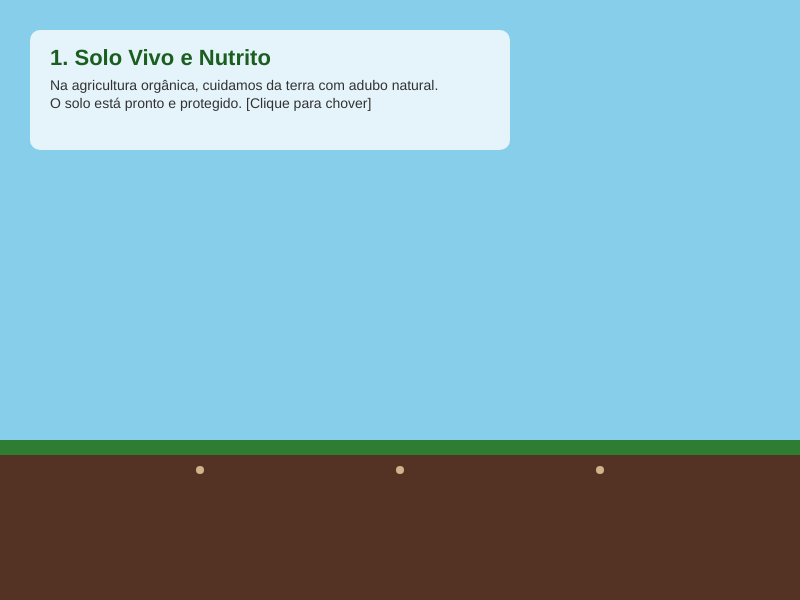
Frame 1 (no input)
Frame 60 (no input): identical to frame 1, image omitted
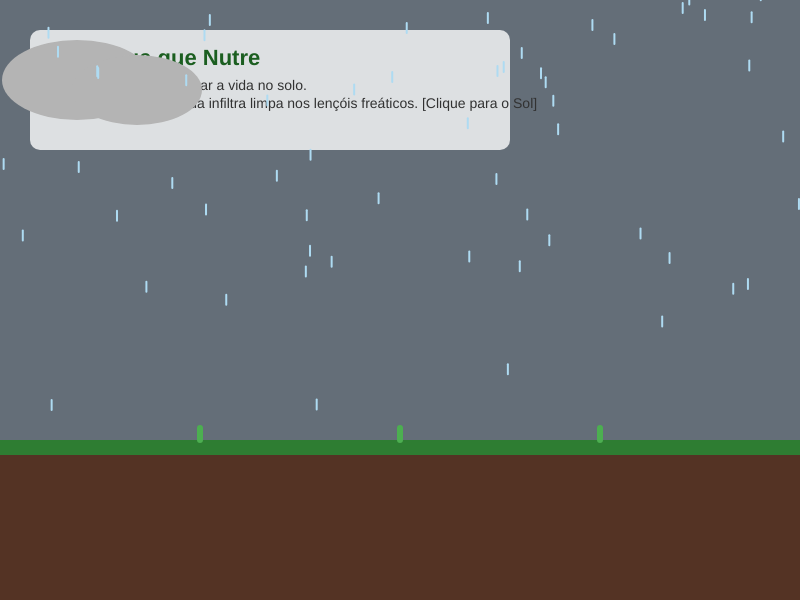
Frame 120 (the mouse pressed at the canvas centre since frame 60)

The p5.js sketch that drew these frames (run headless with seeded random() and noise() and a simulated clock; from frame 60 on, the mouse is pressed at the canvas centre):

// p5.js sketch
// ── sketch.js
// Variáveis para controlar a história e os elementos visuais
let fase = 0; // 0: Solo, 1: Chuva, 2: Sol, 3: Colheita
let totalFases = 4;
let pingo = [];
let tamanhoPlanta = 0;
let maxPlanta = 120;
let nuvemX = -100;

function setup() {
  createCanvas(800, 600);
  
  // Criando as gotas de chuva para a fase 1
  for (let i = 0; i < 100; i++) {
    pingo.push({
      x: random(width),
      y: random(-height, 0),
      velocidade: random(4, 7)
    });
  }
}

function draw() {
  // Transição de cores do fundo dependendo da fase (Clima)
  if (fase === 0) background(135, 206, 235); // Céu claro
  else if (fase === 1) background(100, 110, 120); // Céu nublado/chuva
  else if (fase === 2) background(135, 210, 250); // Céu bem iluminado
  else if (fase === 3) background(255, 223, 186); // Entardecer da colheita

  // --- DESENHANDO O CENÁRIO COMUM ---
  
  // Solo Orgânico (Terra rica em nutrientes)
  noStroke();
  fill(84, 51, 36); // Marrom escuro (solo saudável/humus)
  rect(0, 450, width, 150);
  
  // Base de grama/cobertura morta protetora do solo
  fill(46, 125, 50);
  rect(0, 440, width, 15);

  // --- LÓGICA E ELEMENTOS DE CADA FASE ---

  if (fase === 0) {
    desenharTexto("1. Solo Vivo e Nutrito", "Na agricultura orgânica, cuidamos da terra com adubo natural.\nO solo está pronto e protegido. [Clique para chover]");
    tamanhoPlanta = 0; // Reseta tamanho
    
    // Desenha sementes na terra
    fill(210, 180, 140);
    circle(200, 470, 8);
    circle(400, 470, 8);
    circle(600, 470, 8);
  } 
  
  else if (fase === 1) {
    desenharTexto("2. A Água que Nutre", "A chuva chega para ativar a vida no solo.\nSem agrotóxicos, a água infiltra limpa nos lençóis freáticos. [Clique para o Sol]");
    
    // Animação das nuvens entrando
    fill(180);
    ellipse(nuvemX, 80, 150, 80);
    ellipse(nuvemX + 60, 90, 130, 70);
    if (nuvemX < width / 2) nuvemX += 3;
    
    // Desenha e atualiza a chuva
    stroke(174, 219, 242);
    strokeWeight(2);
    for (let i = 0; i < pingo.length; i++) {
      line(pingo[i].x, pingo[i].y, pingo[i].x, pingo[i].y + 10);
      pingo[i].y += pingo[i].velocidade;
      if (pingo[i].y > 440) {
        pingo[i].y = random(-50, 0);
      }
    }
    noStroke();
    
    // Começa a brotar bem devagar
    if (tamanhoPlanta < 20) tamanhoPlanta += 0.2;
    desenharPlantas(tamanhoPlanta, false);
  } 
  
  else if (fase === 2) {
    desenharTexto("3. Sol e Fotossíntese", "O sol brilha forte gerando energia natural!\nAs plantas crescem saudáveis e em harmonia com a natureza. [Clique para Colher]");
    
    // Afasta a nuvem da chuva
    nuvemX = -100;
    
    // Desenha o Sol com raios expansivos
    fill(255, 204, 0);
    let raioSol = 120 + sin(frameCount * 0.05) * 10;
    circle(700, 100, raioSol);
    
    // Crescimento acelerado com o sol
    if (tamanhoPlanta < maxPlanta) tamanhoPlanta += 0.8;
    desenharPlantas(tamanhoPlanta, false);
  } 
  
  else if (fase === 3) {
    desenharTexto("4. Colheita Sustentável e Renovação", "Alimentos orgânicos puros e cheios de vida!\nO agro forte respeita o ciclo e preserva o futuro. [Clique para Reiniciar]");
    
    // Sol poente suave
    fill(242, 108, 37, 150);
    circle(700, 200, 100);
    
    // Desenha plantas adultas com frutos saudáveis
    desenharPlantas(tamanhoPlanta, true);
  }
}

// Função auxiliar para desenhar as plantas nas posições
function desenharPlantas(tam, temFruto) {
  let posicoesX = [200, 400, 600];
  
  for (let x of posicoesX) {
    // Caule
    stroke(76, 175, 80);
    strokeWeight(6);
    line(x, 440, x, 440 - tam);
    
    // Folhas (só aparecem se a planta tiver crescido um pouco)
    if (tam > 15) {
      noStroke();
      fill(56, 142, 60);
      ellipse(x - 15, 440 - tam/2, 20, 10);
      ellipse(x + 15, 440 - tam * 0.7, 20, 10);
    }
    
    // Frutos orgânicos (Tomates ou grandes frutos dourados na fase final)
    if (temFruto) {
      noStroke();
      fill(234, 32, 39); // Vermelho tomate orgânico
      circle(x - 10, 440 - tam * 0.8, 18);
      circle(x + 12, 440 - tam * 0.6, 15);
      
      // Detalhe da folhinha no fruto
      fill(27, 94, 32);
      triangle(x - 10, 440 - tam * 0.8 - 12, x - 13, 440 - tam * 0.8 - 8, x - 7, 440 - tam * 0.8 - 8);
    }
  }
  noStroke();
}

// Função auxiliar para renderizar os textos educativos na tela
function desenharTexto(titulo, subtitulo) {
  // Caixa de fundo para o texto ficar bem legível
  fill(255, 255, 255, 200);
  rect(30, 30, 480, 120, 10);
  
  // Título do capítulo
  fill(27, 94, 32);
  textSize(22);
  textStyle(BOLD);
  text(titulo, 50, 65);
  
  // Descrição pedagógica
  fill(50);
  textSize(14);
  textStyle(NORMAL);
  text(subtitulo, 50, 90);
}

// Avança a história de forma interativa através do clique do mouse
function mousePressed() {
  fase = (fase + 1) % totalFases;
}
